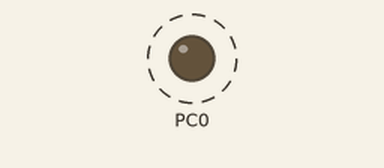
Simulated run of this program. Board: ATmega16, built with avr-gcc and emulated at 16 MHz. On the bench: output pins drawn as LEDs (lit = HIGH). Dashed ring = blinking.

Above: at 0.03 s.
Timing chart, 0 to 3.0 s (numbered marks = the images above):
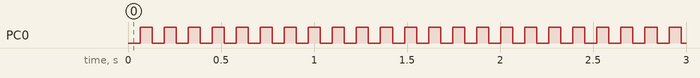

Measured:
- by itself, PC0: alternates HIGH for 0.06 s and LOW for 0.06 s

The program:

BasicTimer.c
```c
#define F_CPU 16000000UL
#include <avr/io.h>
#include <avr/interrupt.h>

int extraTime = 0;

int main(void)
{
	DDRC |= (1<<PINC0);
	TCCR0 |= (1 << WGM01); //Set CTC Bit
	OCR0 = 15625;
	TIMSK = (1 << OCIE0);

	sei();

	TCCR0 |= (1 << CS00) | (1 << CS02); //start at 1024 prescalar

	while(1)
	{

	}
}

ISR(TIMER0_COMP_vect)
{
	extraTime++;

	if(extraTime > 100)
	{
		extraTime = 0;
		PORTC ^= (1 << PINC0);
	}
}

//http://eleccelerator.com/avr-timer-calculator/
```
